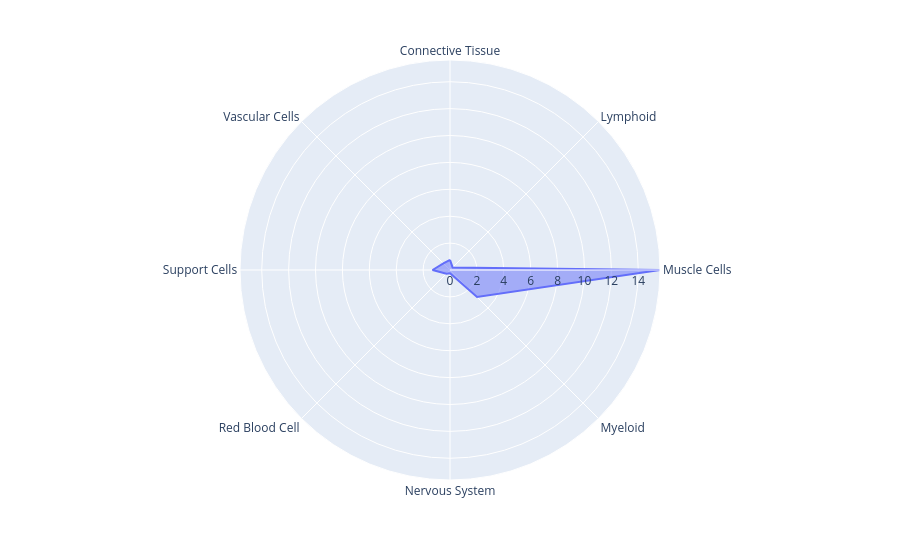

Write notebook code for a chart like this one.
### Code cell
print_radar_spyder(gene="MYL2", expression=A, categories=cells)

### Figure 1 — Plotly figure (JSON) as saved in the notebook; plotly's stock layout.template omitted (floating-point values rounded to 4 significant figures)
{"data": [{"fill": "toself", "hovertemplate": "MYL2=%{r}<br>theta=%{theta}<extra></extra>", "legendgroup": "", "line": {"color": "#636efa", "dash": "solid"}, "marker": {"symbol": "circle"}, "mode": "lines", "name": "", "r": [0.7562, 0.2742, 15.62, 2.844, 0.2473, 0.3864, 1.299, 0.6967, 0.7562], "showlegend": false, "subplot": "polar", "theta": ["Connective Tissue", "Lymphoid", "Muscle Cells", "Myeloid", "Nervous System", "Red Blood Cell", "Support Cells", "Vascular Cells", "Connective Tissue"], "type": "scatterpolar"}], "layout": {"legend": {"tracegroupgap": 0}, "margin": {"t": 60}, "polar": {"angularaxis": {"direction": "clockwise", "rotation": 90}, "domain": {"x": [0, 1], "y": [0, 1]}}}}
